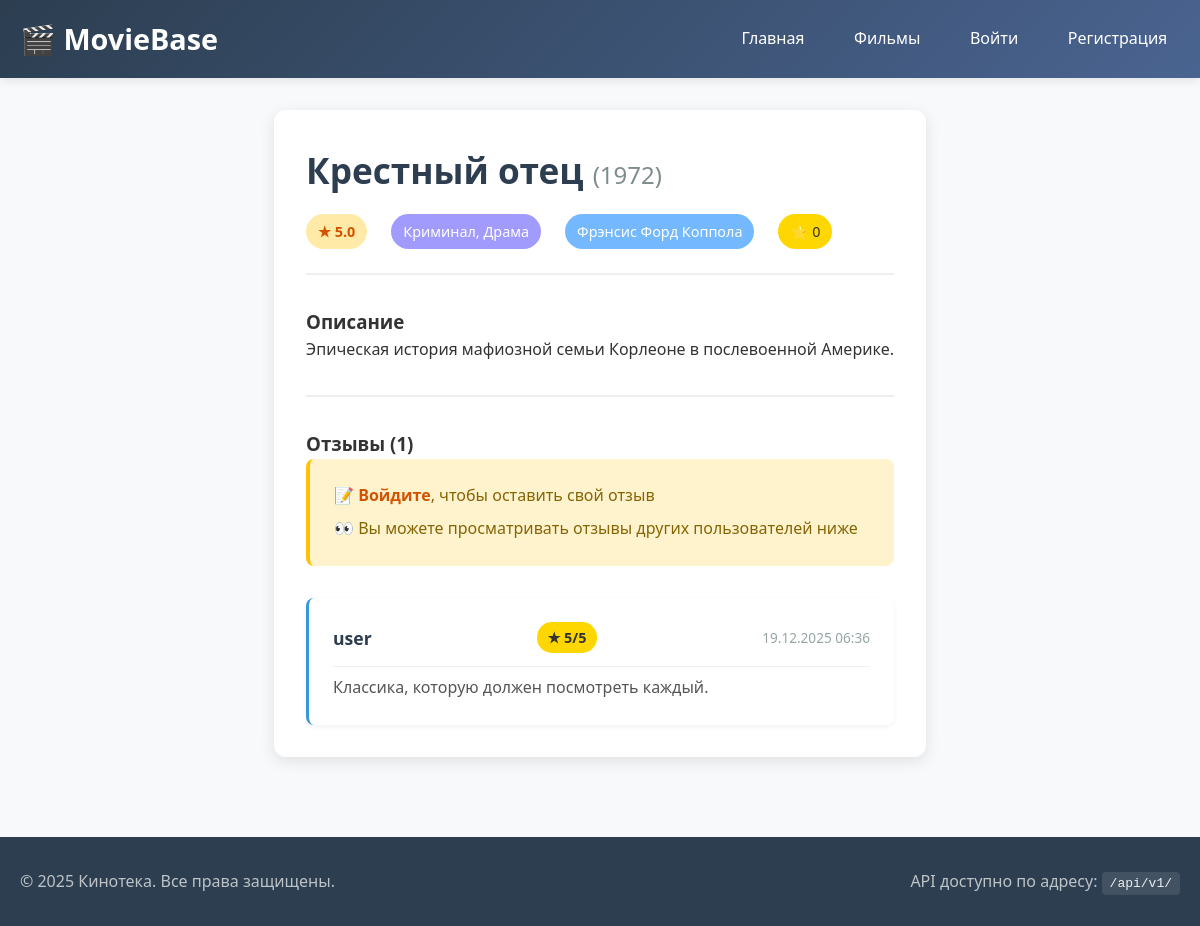
The page /movie/2 on the database its author committed.
### models.py (models this page shows, shortened)
class Movie(db.Model):
    __tablename__ = 'movie'
    id = db.Column(db.Integer, primary_key=True)
    title = db.Column(db.String(200), nullable=False, index=True)
    year = db.Column(db.Integer, nullable=False, index=True)
    director = db.Column(db.String(100))
    description = db.Column(db.Text)
    genre = db.Column(db.String(100))
    rating = db.Column(db.Float, default=0.0)
    created_at = db.Column(db.DateTime, default=datetime.utcnow)
    reviews = db.relationship('Review', backref='movie', lazy='dynamic', cascade='all, delete-orphan')

class Review(db.Model):
    __tablename__ = 'review'
    id = db.Column(db.Integer, primary_key=True)
    content = db.Column(db.Text, nullable=False)
    rating = db.Column(db.Integer, nullable=False)  # 1-5
    user_id = db.Column(db.Integer, db.ForeignKey('user.id'), nullable=False)
    movie_id = db.Column(db.Integer, db.ForeignKey('movie.id'), nullable=False)
    created_at = db.Column(db.DateTime, default=datetime.utcnow)
    __table_args__ = (
        db.UniqueConstraint('user_id', 'movie_id', name='unique_user_movie_review'),
        db.CheckConstraint('rating >= 1 AND rating <= 5', name='rating_range_check'),
    )

class User(UserMixin, db.Model):
    __tablename__ = 'user'
    id = db.Column(db.Integer, primary_key=True)
    username = db.Column(db.String(80), unique=True, nullable=False)
    email = db.Column(db.String(120), nullable=True)
    password_hash = db.Column(db.String(200))
    is_admin = db.Column(db.Boolean, default=False)
    created_at = db.Column(db.DateTime, default=datetime.utcnow)
    favorite_movies = db.relationship('Movie',
                                      secondary=user_favorites,
                                      backref=db.backref('favorited_by', lazy='dynamic'),
                                      lazy='dynamic')
    reviews = db.relationship('Review', backref='user', lazy='dynamic', cascade='all, delete-orphan')
    reviews = db.relationship('Review', backref='user', lazy='dynamic', cascade='all, delete-orphan')
    favorite_movies = db.relationship('Movie',
                                      secondary=user_favorites,
                                      backref=db.backref('favorited_by', lazy='dynamic'),
                                      lazy='dynamic')

### app.py (the view, shortened to what this page needs)
@app.route('/movie/<int:movie_id>', methods=['GET', 'POST'])
def movie_detail(movie_id):
    movie = Movie.query.get_or_404(movie_id)
    reviews = Review.query.filter_by(movie_id=movie_id).order_by(Review.created_at.desc()).all()
    form = ReviewForm()
    is_favorite = False
    if current_user.is_authenticated:
        if hasattr(current_user, 'is_favorite'):
            try:
                is_favorite = current_user.is_favorite(movie)
            except:
                is_favorite = False
    return render_template('movie_detail.html',
                           movie=movie,
                           reviews=reviews,
                           form=form,
                           is_favorite=is_favorite)

### templates/movie_detail.html (shortened to what this page needs)
{% extends "base.html" %}
{% block content %}
<div class="movie-detail">
    <div class="movie-header">
        <div class="movie-title-section">
            <h1>{{ movie.title }} <span class="year">({{ movie.year }})</span></h1>
            <div class="movie-meta">
                <span class="rating">★ {{ "%.1f"|format(movie.rating) }}</span>
                <span class="genre">{{ movie.genre or 'Жанр не указан' }}</span>
                <span class="director">{{ movie.director or 'Режиссер не указан' }}</span>
                <span class="favorite-count">⭐ {{ movie.favorited_by.count() }}</span>
            </div>
        </div>
        <div class="movie-actions">
            {% if current_user.is_authenticated %}
            <form action="{{ url_for('toggle_favorite', movie_id=movie.id) }}" method="POST" class="favorite-form">
                <button type="submit" class="favorite-btn">
                    ☆ Добавить в избранное
                </button>
            </form>
            {% else %}
            <a href="{{ url_for('login') }}" class="btn">🔒 Войдите, чтобы добавить в избранное</a>
            {% endif %}
        </div>
    </div>
    <div class="movie-content">
        <div class="movie-description">
            <h3>Описание</h3>
            <p>{{ movie.description or 'Описание отсутствует' }}</p>
        </div>
        <div class="reviews-section">
            <h3>Отзывы ({{ reviews|length }})</h3>
            {% if current_user.is_authenticated %}
            <div class="add-review">
                <h4>Добавить отзыв</h4>
                <form method="POST">
                    {{ form.hidden_tag() }}
                    <div class="form-group">
                        {{ form.rating.label }}
                        {{ form.rating(class="form-control") }}
                        {% if form.rating.errors %}
                        <div class="errors">
                            {% for error in form.rating.errors %}
                            <span class="error">{{ error }}</span>
                            {% endfor %}
                        </div>
                        {% endif %}
                    </div>
                    <div class="form-group">
                        {{ form.content.label }}
                        {{ form.content(class="form-control", rows=4, placeholder="Напишите ваш отзыв здесь...") }}
                        {% if form.content.errors %}
                        <div class="errors">
                            {% for error in form.content.errors %}
                            <span class="error">{{ error }}</span>
                            {% endfor %}
                        </div>
                        {% endif %}
                    </div>
                    {{ form.submit(class="btn btn-primary") }}
                </form>
            </div>
            {% else %}
            <div class="login-prompt">
                <p>📝 <a href="{{ url_for('login') }}">Войдите</a>, чтобы оставить свой отзыв</p>
                <p>👀 Вы можете просматривать отзывы других пользователей ниже</p>
            </div>
            {% endif %}
            <div class="reviews-list">
                {% if reviews %}
                {% for review in reviews %}
                <div class="review-card">
                    <div class="review-header">
                        <strong>{{ review.user.username }}</strong>
                        <span class="review-rating">★ {{ review.rating }}/5</span>
                        <span class="review-date">{{ review.created_at.strftime('%d.%m.%Y %H:%M') }}</span>
                    </div>
                    <p class="review-content">{{ review.content }}</p>
                </div>
                {% endfor %}
                {% endif %}
            </div>
        </div>
    </div>
</div>
{% endblock %}

### static/style.css (style rules this page uses)
* { margin: 0; padding: 0; box-sizing: border-box; }
body { font-family: 'Segoe UI', Tahoma, Geneva, Verdana, sans-serif; line-height: 1.6; color: #333; background-color: #f8f9fa; min-height: 100vh; display: flex; flex-direction: column; }
.movie-actions { position: absolute; top: 15px; left: 15px; z-index: 2; }
.movie-detail { background: white; border-radius: 12px; padding: 2rem; box-shadow: 0 4px 15px rgba(0, 0, 0, 0.1); margin: 2rem 0; }
.movie-header { display: flex; justify-content: space-between; align-items: flex-start; margin-bottom: 2rem; padding-bottom: 1.5rem; border-bottom: 2px solid #f0f0f0; }
.movie-title-section h1 { font-size: 2.2rem; color: #2c3e50; margin-bottom: 0.5rem; }
.year { color: #7f8c8d; font-weight: normal; font-size: 1.5rem; }
.movie-meta { display: flex; gap: 1.5rem; flex-wrap: wrap; margin-top: 1rem; }
.movie-meta span { padding: 6px 12px; background: #f8f9fa; border-radius: 20px; font-size: 0.9rem; display: inline-flex; align-items: center; gap: 5px; }
.rating { background: #ffeaa7 !important; color: #d35400; font-weight: bold; }
.genre { background: #a29bfe !important; color: white; }
.director { background: #74b9ff !important; color: white; }
.favorite-count { background: #ffd700 !important; color: #333; }
.movie-actions { display: flex; gap: 1rem; flex-wrap: wrap; }
.btn { display: inline-block; padding: 10px 20px; border: none; border-radius: 6px; cursor: pointer; font-size: 1rem; text-decoration: none; transition: all 0.3s; font-weight: 500; }
.reviews-section { margin-top: 2rem; padding-top: 2rem; border-top: 2px solid #eee; }
.login-prompt { background: #fff3cd; padding: 1rem 1.5rem; border-radius: 8px; margin-bottom: 2rem; border-left: 4px solid #ffc107; }
.login-prompt p { margin: 0.5rem 0; color: #856404; }
.login-prompt a { color: #d35400; font-weight: bold; text-decoration: none; }
.reviews-list { display: flex; flex-direction: column; gap: 1rem; }
.review-card { background: white; padding: 1.5rem; border-radius: 8px; box-shadow: 0 2px 5px rgba(0, 0, 0, 0.05); border-left: 3px solid #3498db; }
.review-header { display: flex; justify-content: space-between; align-items: center; margin-bottom: 0.8rem; flex-wrap: wrap; gap: 0.5rem; }
.review-header strong { color: #2c3e50; font-size: 1.1rem; }
.review-rating { background: #ffd700; color: #333; padding: 4px 10px; border-radius: 15px; font-weight: bold; font-size: 0.9rem; }
.review-date { color: #95a5a6; font-size: 0.85rem; }
.review-content { line-height: 1.6; color: #555; margin-top: 0.5rem; padding-top: 0.5rem; border-top: 1px solid #f0f0f0; }
.movie-actions { display: flex; gap: 1rem; flex-wrap: wrap; align-items: center; }
.btn { display: inline-block; padding: 10px 20px; background: #3498db; color: white; text-decoration: none; border-radius: 6px; border: none; cursor: pointer; font-size: 1rem; transition: all 0.3s; font-weight: 500; }

### rows shown on the page
Movie: title "Крестный отец", year "1972", rating "5.0", genre "Криминал, Драма", director "Фрэнсис Форд Коппола", description "Эпическая история мафиозной семьи Корлеоне в послевоенной Америке."
Review: user.username "user", rating "5", created_at "19.12.2025 06:36", content "Классика, которую должен посмотреть каждый."

### other values the page prints
{{ movie.favorited_by.count() }} "0"
{{ reviews|length }} "1"
